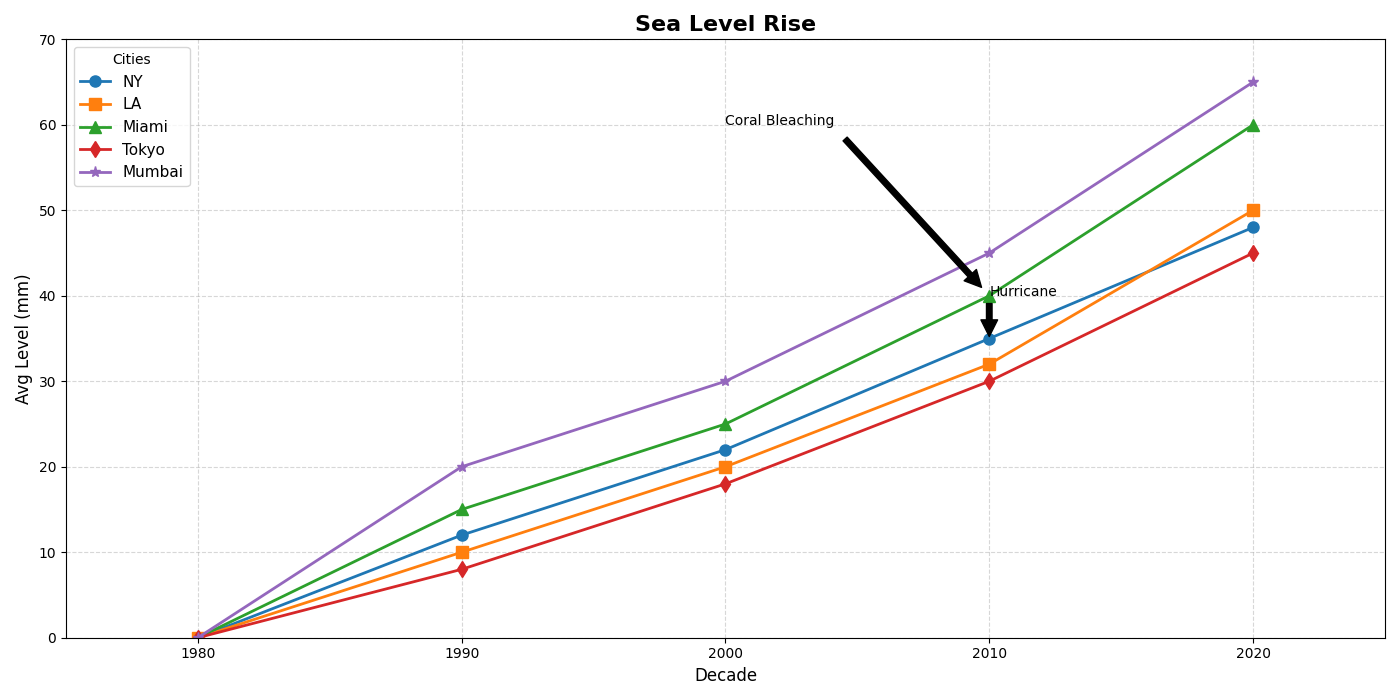

Here is the Python script that generated this plot:
import matplotlib.pyplot as plt
import numpy as np

# Data representing average sea levels over decades
decades = [1980, 1990, 2000, 2010, 2020]
sea_levels_ny = [0, 12, 22, 35, 48]
sea_levels_la = [0, 10, 20, 32, 50]
sea_levels_miami = [0, 15, 25, 40, 60]
sea_levels_tokyo = [0, 8, 18, 30, 45]
sea_levels_mumbai = [0, 20, 30, 45, 65]

# Create the figure and axes
fig, ax = plt.subplots(figsize=(14, 7))

# Plot the data
ax.plot(decades, sea_levels_ny, 'o-', label='NY', linewidth=2, markersize=8)
ax.plot(decades, sea_levels_la, 's-', label='LA', linewidth=2, markersize=8)
ax.plot(decades, sea_levels_miami, '^-', label='Miami', linewidth=2, markersize=8)
ax.plot(decades, sea_levels_tokyo, 'd-', label='Tokyo', linewidth=2, markersize=8)
ax.plot(decades, sea_levels_mumbai, '*-', label='Mumbai', linewidth=2, markersize=8)

# Annotate significant points
ax.annotate('Hurricane', xy=(2010, 35), xytext=(2010, 40),
            arrowprops=dict(facecolor='black', shrink=0.05))
ax.annotate('Coral Bleaching', xy=(2010, 40), xytext=(2000, 60),
            arrowprops=dict(facecolor='black', shrink=0.05))

# Titles and labels
ax.set_title("Sea Level Rise", fontsize=16, fontweight='bold')
ax.set_xlabel('Decade', fontsize=12)
ax.set_ylabel('Avg Level (mm)', fontsize=12)

# Add grid
ax.grid(True, linestyle='--', alpha=0.5)

# Ticks settings
plt.xticks(decades)
plt.yticks(np.arange(0, 71, 10))

# Set the limits
ax.set_xlim(1975, 2025)
ax.set_ylim(0, 70)

# Create a legend
ax.legend(title='Cities', loc='upper left', fontsize=11)

# Optimize layout and show plot
plt.tight_layout()
plt.show()
